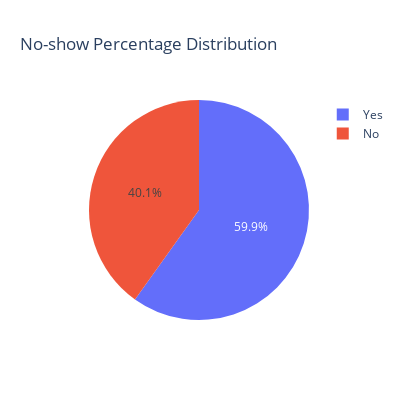

Source (notebook cell):
### Code cell
fig = px.pie(
    names=pd.Series(np.array(new_data['No-show'].unique())),
    values=pd.Series(np.array(new_data['No-show'].value_counts())),
    title="No-show Percentage Distribution"
)

fig.update_layout(
        width = 400,
        height = 400
)

fig.show()

### Figure 1 — Plotly figure (JSON) as saved in the notebook; plotly's stock layout.template omitted (floating-point values rounded to 4 significant figures)
{"data": [{"domain": {"x": [0, 1], "y": [0, 1]}, "hovertemplate": "label=%{label}<br>value=%{value}<extra></extra>", "labels": ["Yes", "No"], "legendgroup": "", "name": "", "showlegend": true, "type": "pie", "values": [30283, 20283]}], "layout": {"height": 400, "legend": {"tracegroupgap": 0}, "title": {"text": "No-show Percentage Distribution"}, "width": 400}}
